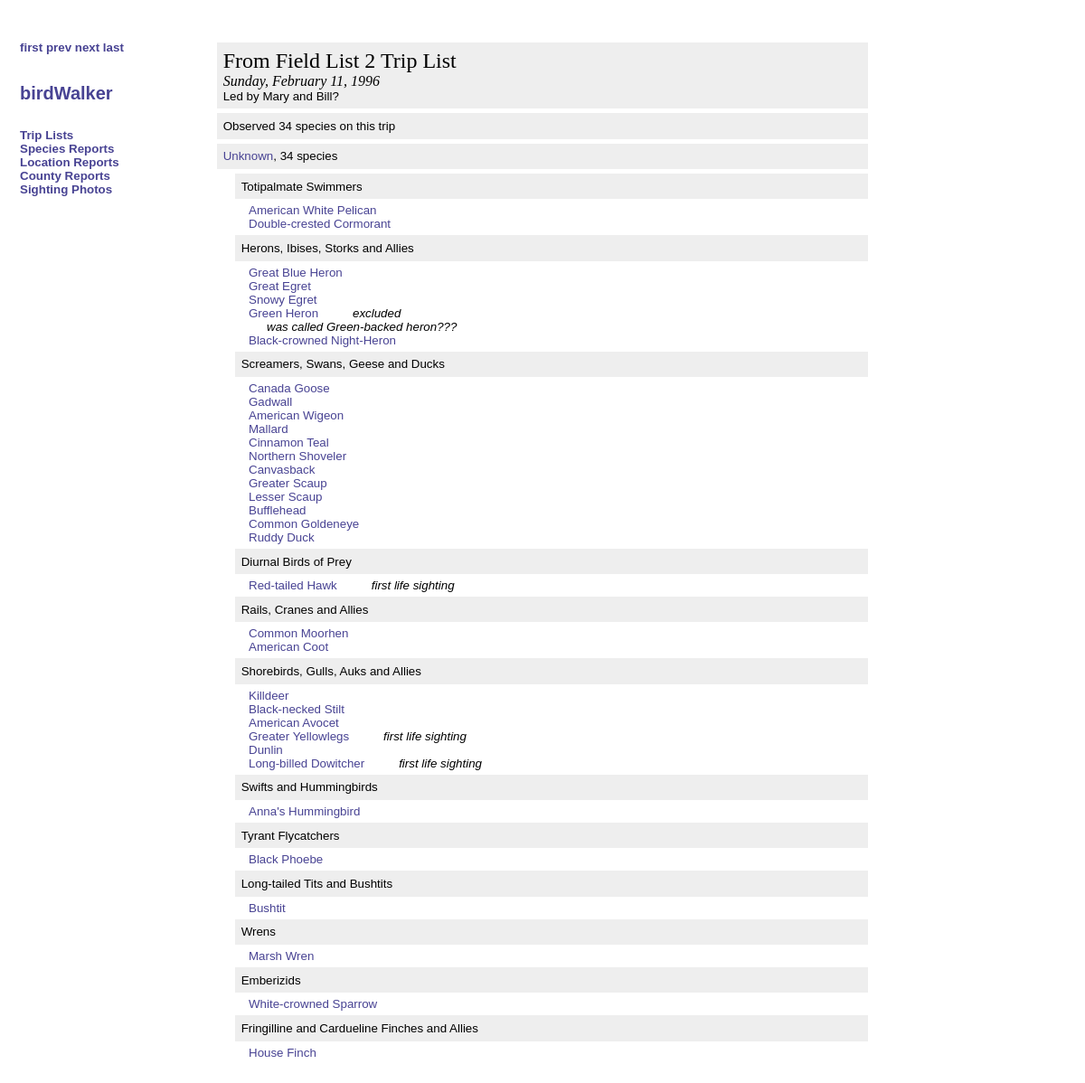
/tripdetail.php?id=2, run on the app's committed database.
### tables this page shows
CREATE TABLE trip (
  objectid mediumint(9) NOT NULL auto_increment,
  Leader text,
  ReferenceURL text,
  Name text,
  Notes text,
  Date date default NULL,
  PRIMARY KEY  (objectid),
  KEY dateIndex (Date)
) TYPE=MyISAM;

CREATE TABLE location (
  objectid mediumint(9) NOT NULL auto_increment,
  Name varchar(255) default NULL,
  ReferenceURL text,
  City text,
  County varchar(255) default NULL,
  State char(2) default NULL,
  Notes text,
  LatLongSystem text,
  Latitude text,
  Longitude text,
  PRIMARY KEY  (objectid),
  KEY NameIndex (Name),
  KEY CountyIndex (County),
  KEY StateIndex (State)
) TYPE=MyISAM;

CREATE TABLE species (
  objectid bigint(20) NOT NULL default '0',
  Abbreviation varchar(16) default NULL,
  LatinName text,
  CommonName text,
  Notes text,
  ReferenceURL text,
  PRIMARY KEY  (objectid),
  KEY AbbreviationIndex (Abbreviation)
) TYPE=MyISAM;

CREATE TABLE taxonomy (
  objectid bigint(20) NOT NULL default '0',
  Abbreviation varchar(16) default NULL,
  LatinName text,
  CommonName text,
  Notes text,
  ReferenceURL text,
  PRIMARY KEY  (objectid),
  KEY objectidIndex (objectid)
) TYPE=MyISAM;

CREATE TABLE sighting (
  objectid mediumint(9) NOT NULL auto_increment,
  SpeciesAbbreviation varchar(16) default NULL,
  LocationName varchar(255) default NULL,
  Notes text,
  Exclude varchar(16) default NULL,
  Photo varchar(16) default NULL,
  TripDate date default NULL,
  PRIMARY KEY  (objectid),
  KEY SpeciesAbbreviationIndex (SpeciesAbbreviation),
  KEY TripDateIndex (TripDate),
  KEY LocationNameIndex (LocationName)
) TYPE=MyISAM;

### tripdetail.php (the view, shortened to what this page needs)
<?php
require("./birdwalker.php");
$tripInfo = getTripInfo($_GET['id']);
$tripYear = substr($tripInfo["Date"], 0, 4);
$tripCount = getTripCount();
$whereClause = "sighting.LocationName=location.Name and species.Abbreviation=sighting.SpeciesAbbreviation and sighting.TripDate='" . $tripInfo["Date"]. "'";
$tripSpeciesCount = getFancySpeciesCount($whereClause);
$locationListQuery = performQuery("select distinct(location.objectid), location.Name from location, sighting where location.Name=sighting.LocationName and sighting.TripDate='". $tripInfo["Date"] . "'");
$firstSightings = getFirstSightings();
$firstYearSightings = getFirstYearSightings(substr($tripInfo["Date"], 0, 4));
?>
<html>
  <head>
    <link title="Style" href="./stylesheet.css" type="text/css" rel="stylesheet">
  </head>
  <body>
<?php navigationHeader() ?>
    <div class="navigationleft">
	  <a href="./tripdetail.php?id=1">first</a>
	  <a href="./tripdetail.php?id=<?php echo $_GET['id'] - 1 ?>">prev</a>
      <a href="./tripdetail.php?id=<?php echo $_GET['id'] + 1 ?>">next</a>
      <a href="./tripdetail.php?id=<?php echo $tripCount ?>">last</a>
    </div>
    <div class="contentright">
	  <div class=titleblock>
      <div class=pagetitle> <?php echo $tripInfo["Name"] ?> Trip List</div>
      <div class=pagesubtitle> <?php echo $tripInfo["niceDate"] ?></div>
      <div class=metadata>Led by  <?php echo $tripInfo["Leader"] ?></div>
    </div>
      <div class=titleblock>Observed  <?php echo $tripSpeciesCount ?> species on this trip</div>
<?php
while($locationInfo = mysql_fetch_array($locationListQuery))
{
	$tripLocationQuery = performQuery("select species.CommonName, species.objectid as speciesid, sighting.* from species, sighting where sighting.SpeciesAbbreviation=species.Abbreviation and sighting.TripDate='". $tripInfo["Date"] . "' and sighting.LocationName='" . $locationInfo["Name"] . "' order by species.objectid");
	$tripLocationCount = performCount("select count(distinct SpeciesAbbreviation) from sighting where sighting.TripDate='". $tripInfo["Date"] . "' and sighting.LocationName='" . $locationInfo["Name"] . "'");
	$divideByTaxo = ($tripLocationCount > 30);
	echo "<div class=\"titleblock\"><a href=\"./locationdetail.php?id=" . $locationInfo["objectid"] . "\">" . $locationInfo["Name"] . "</a>, " . $tripLocationCount . " species</div>";
	echo "<div style=\"padding-left: 20px\">";
	while($info = mysql_fetch_array($tripLocationQuery))
	{
		if ($divideByTaxo && (getBestTaxonomyID($prevInfo["speciesid"]) != getBestTaxonomyID($info["speciesid"])))
		{
			$taxoInfo = getBestTaxonomyInfo($info["speciesid"]);
			echo "<div class=\"titleblock\">" . $taxoInfo["CommonName"] . "</div>";
		}
		echo "<div class=firstcell><a href=\"./speciesdetail.php?id=".$info["speciesid"]."\">".$info["CommonName"]."</a>";
		if ($info["Exclude"] == "1") {
			echo "<span class=sighting-notes> excluded</span>";
		}
		$sightingID = $info["objectid"];
		if ($firstSightings[$sightingID] != null) echo "<span class=sighting-notes> first life sighting</span>";
		else if ($firstYearSightings[$sightingID] != null) echo "<span class=sighting-notes> first " . $tripYear . " sighting</span>";
		echo "</div>";
		if (strlen($info["Notes"]) > 0) {
			echo "<div class=sighting-notes>" . $info["Notes"] . "</div>";
		}
		$prevInfo = $info;
	}
	echo "</div>";
}
?>
    </div>
  </body>
</html>

### birdwalker.php (shortened to what this page needs)
<?php
function navigationHeader()
{
	echo "
	<div class=\"contentleft\">
      <div style=\"height: 50px\"><a href=\"./index.php\">birdWalker</div>
	  <div class=\"leftsubtitle\"><a href=\"./tripindex.php\">Trip Lists</a></div>
	  <div class=\"leftsubtitle\"><a href=\"./speciesindex.php\">Species Reports</a></div>
	  <div class=\"leftsubtitle\"><a href=\"./locationindex.php\">Location Reports</a></div>
	  <div class=\"leftsubtitle\"><a href=\"./countyindex.php\">County Reports</a></div>
	  <div class=\"leftsubtitle\"><a href=\"./photoindex.php\">Sighting Photos</a></div>
	</div>
 ";
}
function selectDatabase()
{
	$mysql["host"] = "localhost";
	$mysql["user"] = "birdwalker";
	$mysql["pass"] = "birdwalker";
	$mysql["database"] = "birdwalker";
}
function performQuery($queryString)
{
	$theQuery = mysql_query($queryString) or die("query error " . $queryString);
	return $theQuery;
}
function performCount($queryString)
{
	$theQuery = mysql_query($queryString) or die("count query error " . $queryString);
	$theCount = mysql_fetch_array($theQuery);
	return $theCount[0];
}
function performOneRowQuery($queryString)
{
	$theQuery = mysql_query($queryString) or die("single row query error " . $queryString);
	$theFirstRow = mysql_fetch_array($theQuery);
	return $theFirstRow;
}
function getFirstYearSightings($theYear)
{
	$firstSightings = null;
	$firstSightingQuery = performQuery("select objectid, min(TripDate) as firstDate from sighting where Exclude='0' and year(TripDate)='" . $theYear . "' group by SpeciesAbbreviation order by firstDate");
	while ($info = mysql_fetch_array($firstSightingQuery))
	{
		$firstSightingID = $info["objectid"];
		$firstSightingDate = $info["firstDate"];
		$firstSightings[$firstSightingID] = $firstSightingDate;
	}
	return $firstSightings;
}
function getFancySpeciesCount($whereClause = "species.Abbreviation=sighting.SpeciesAbbreviation")
{
	$speciesCountQueryString =
		"SELECT count(distinct species.objectid)
     FROM species, sighting, location
     where " . $whereClause;
	return performCount($speciesCountQueryString);
}
function getBestTaxonomyInfo($speciesid)
{
	return performOneRowQuery("select * from taxonomy where objectid='" . getBestTaxonomyID($speciesid) . "'");
}
function getBestTaxonomyID($speciesid)
{
	if ($speciesid >= 22000000000)
	{
		return floor($speciesid / pow(10,7)) * pow(10, 7);
	}
	else
	{
		return floor($speciesid / pow(10,9)) * pow(10, 9);
	}
}
function getTripCount($whereClause = "")
{
	if (strlen($whereClause) > 0)
	{
		$tripCountQueryString = "select count(distinct trip.objectid) from trip, sighting where " . $whereClause;
	}
	else
	{
		$tripCountQueryString = "select count(distinct trip.objectid) from trip";
	}
	return performCount($tripCountQueryString);
}
function getTripInfo($objectid)
{
	return performOneRowQuery("SELECT *, date_format(Date, '%W,  %M %e, %Y') as niceDate FROM trip where objectid=" . $objectid);
}
?>

### stylesheet.css (style rules this page uses)
.contentleft { font: 15pt Arial; font-weight: bold; left: 1%; width: 14%; top: 1%; padding-top: 80px; padding-left: 10px; position: absolute; text-decoration: none }
.navigationleft { font: 10pt Arial; font-weight: bold; left: 1%; width: 14%; top: 1%; padding-top: 33px; padding-left: 10px; position: absolute; text-decoration: none }
.contentright { font: 10pt Arial; left: 20%; width: 60%; top: 1%; padding-top: 30px; padding-bottom: 30px; position: absolute }
.leftsubtitle { font: 10pt Arial; font-weight: bold; text-decoration: none }
.contentleft a { text-decoration: none }
.leftsubtitle a { text-decoration: none }
.pagetitle { font: 18pt Times, Serif }
.pagesubtitle { font: 12pt Times, Serif; font-style: italic }
.metadata { font: 10pt Arial, Serif }
.titleblock { margin-top: 5px; margin-bottom: 5px; padding: 5pt; background-color: #EEEEEE }
.firstcell { padding-left: 15px }
.sighting-notes { font-style: italic; margin-left: 5%; margin-right: 5% }
a { color:#484393; text-decoration:none; }

### data on the page
trip: Name "From Field List 2", Leader "Mary and Bill?"
location: Name "Unknown", tripLocationCount "34"
species: taxonomy.CommonName "Totipalmate Swimmers", CommonName "American White Pelican"
species: CommonName "Double-crested Cormorant"
species: taxonomy.CommonName "Herons, Ibises, Storks and Allies", CommonName "Great Blue Heron"
species: CommonName "Great Egret"
species: CommonName "Snowy Egret"
species: CommonName "Green Heron", shows "excluded", sighting.Notes "was called Green-backed heron???"
species: CommonName "Black-crowned Night-Heron"
species: taxonomy.CommonName "Screamers, Swans, Geese and Ducks", CommonName "Canada Goose"
species: CommonName "Gadwall"
species: CommonName "American Wigeon"
species: CommonName "Mallard"
species: CommonName "Cinnamon Teal"
species: CommonName "Northern Shoveler"
species: CommonName "Canvasback"
species: CommonName "Greater Scaup"
species: CommonName "Lesser Scaup"
species: CommonName "Bufflehead"
species: CommonName "Common Goldeneye"
species: CommonName "Ruddy Duck"
species: taxonomy.CommonName "Diurnal Birds of Prey", CommonName "Red-tailed Hawk", shows "first life sighting"
species: taxonomy.CommonName "Rails, Cranes and Allies", CommonName "Common Moorhen"
species: CommonName "American Coot"
species: taxonomy.CommonName "Shorebirds, Gulls, Auks and Allies", CommonName "Killdeer"
species: CommonName "Black-necked Stilt"
species: CommonName "American Avocet"
species: CommonName "Greater Yellowlegs", shows "first life sighting"
species: CommonName "Dunlin"
species: CommonName "Long-billed Dowitcher", shows "first life sighting"
species: taxonomy.CommonName "Swifts and Hummingbirds", CommonName "Anna's Hummingbird"
species: taxonomy.CommonName "Tyrant Flycatchers", CommonName "Black Phoebe"
species: taxonomy.CommonName "Long-tailed Tits and Bushtits", CommonName "Bushtit"
species: taxonomy.CommonName "Wrens", CommonName "Marsh Wren"
species: taxonomy.CommonName "Emberizids", CommonName "White-crowned Sparrow"
species: taxonomy.CommonName "Fringilline and Cardueline Finches and Allies", CommonName "House Finch"

### other printed values
$tripInfo["niceDate"] "Sunday, February 11, 1996"
$tripSpeciesCount "34"
